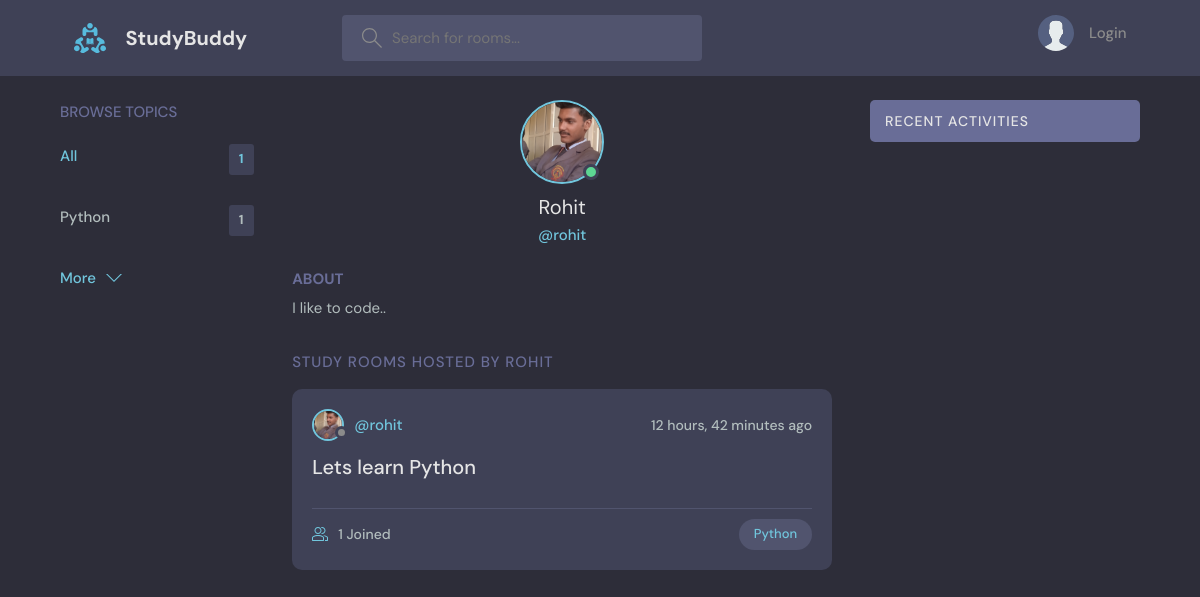
The app's page /profile/1 with its own data.
### base/models.py (models this page shows, shortened)
class User(AbstractUser):
    name=models.CharField(max_length=200, null=True)
    email=models.EmailField(null=True, unique=True)
    bio=models.TextField(null=True)
    avatar=models.ImageField(null=True, default="avatar.svg")
    USERNAME_FIELD='email'
    REQUIRED_FIELDS=[]

class Topic(models.Model):
    name=models.CharField(max_length=200)

class Room(models.Model):
    host=models.ForeignKey(User,on_delete=models.SET_NULL,null=True)
    topic=models.ForeignKey(Topic, on_delete=models.SET_NULL,null=True)
    name=models.CharField(max_length=200)
    descripton=models.TextField(null=True,blank=True)
    participants=models.ManyToManyField(User, related_name='participants', blank=True)
    created=models.DateTimeField(auto_now_add=True)
    updated=models.DateTimeField(auto_now=True)
    class Meta:
        ordering=['-updated','-created']

### base/views.py (the view)
# urls.py: path('profile/<str:pk>',views.userProfile,name='user-profile'),
def userProfile(request, pk):
    user=User.objects.get(id=pk)
    room=user.room_set.all()
    room_messages=user.message_set.all()[0:5]
    topics=Topic.objects.all()
    context={'user':user,
             'room':room,
             'room_messages':room_messages,
             'topics':topics}
    return render(request,'base/profile.html',context)

### base/templates/base/profile.html (shortened to what this page needs)
{% extends "main.html" %}
{% block content %}
  <main class="profile-page layout layout--3">
    <div class="container">
      {% include "base/topic_component.html" %}
      <div class="roomList">
        <div class="profile">
          <div class="profile__avatar">
            <div class="avatar avatar--large active">
              <img src="{{user.avatar.url}}" />
            </div>
          </div>
          <div class="profile__info">
            <h3>{{user.name}}</h3>
            <p>@{{user.username}}</p>
          </div>
          <div class="profile__about">
            <h3>About</h3>
            <p>
              {{user.bio}}
            </p>
          </div>
        </div>
        <div class="roomList__header">
          <div>
            <h2>Study Rooms Hosted by {{user.username}}</a>
            </h2>
          </div>
        </div>
        {% include "base/feed_component.html" %}
      </div>
      {% include "base/activity_component.html" %}
    </div>
  </main>
{% endblock content %}

### base/templates/base/topic_component.html
<div class="topics">
    <div class="topics__header">
    <h2>Browse Topics</h2>
    </div>
    <ul class="topics__list">
    <li>
        <a href="{% url "home" %}" class="active">All <span>{{room.count|default:"0"}}</span></a>
    </li>
    {% for topic in topics %}
        <li>
            <a href="{% url "home" %}?q={{topic.name|urlencode}}">{{topic.name}} <span>{{topic.room_set.all.count|default:"0"}}</span></a>
        </li>
    {% endfor %}
    </ul>
    <a class="btn btn--link" href="{% url "topics-page" %}">
    More
    <svg version="1.1" xmlns="http://www.w3.org/2000/svg" width="32" height="32" viewBox="0 0 32 32">
        <title>chevron-down</title>
        <path d="M16 21l-13-13h-3l16 16 16-16h-3l-13 13z"></path>
    </svg>
    </a>
</div>

### base/templates/base/feed_component.html (shortened to what this page needs)
{% for rom in room %}
<div class="roomListRoom">
    <div class="roomListRoom__header">
        <a href="{% url "user-profile" rom.host.id %}" class="roomListRoom__author">
            <div class="avatar avatar--small">
                <img src="{{rom.host.avatar.url}}" />
            </div>
            <span>@{{rom.host.username}}</span>
        </a>
        <div class="roomListRoom__actions">
            <span>{{rom.created|timesince}} ago</span>
        </div>
    </div>
    <div class="roomListRoom__content">
        <a href="{% url "room-page" rom.id %}">{{rom.name}}</a>
    </div>
    <div class="roomListRoom__meta">
        <a href="{% url "room-page" rom.id %}" class="roomListRoom__joined">
        {{rom.participants.all.count|default:"0"}} Joined
        </a>
        <a href="{% url "home" %}?q={{rom.topic.name|urlencode}}">
            <p class="roomListRoom__topic">{{rom.topic.name}}</p>
        </a>
    </div>
</div>
{% endfor %}

### records on screen
User: count "1", avatar (picture), name "Rohit", username "rohit", bio "I like to code..", username "ROHIT"
Topic: name "Python", room_set.all.count "1"
Room: host.avatar (picture), host.username "rohit", created "12 hours, 42 minutes", name "Lets learn Python", participants.all.count "1", topic.name "Python"
